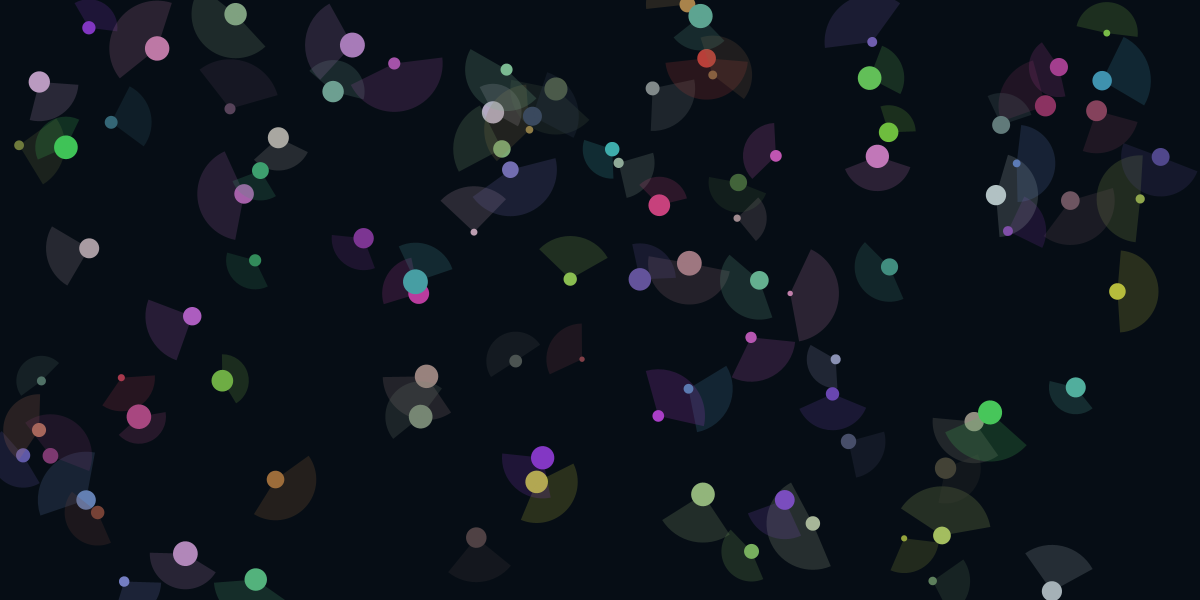
Frame 1 (no input)
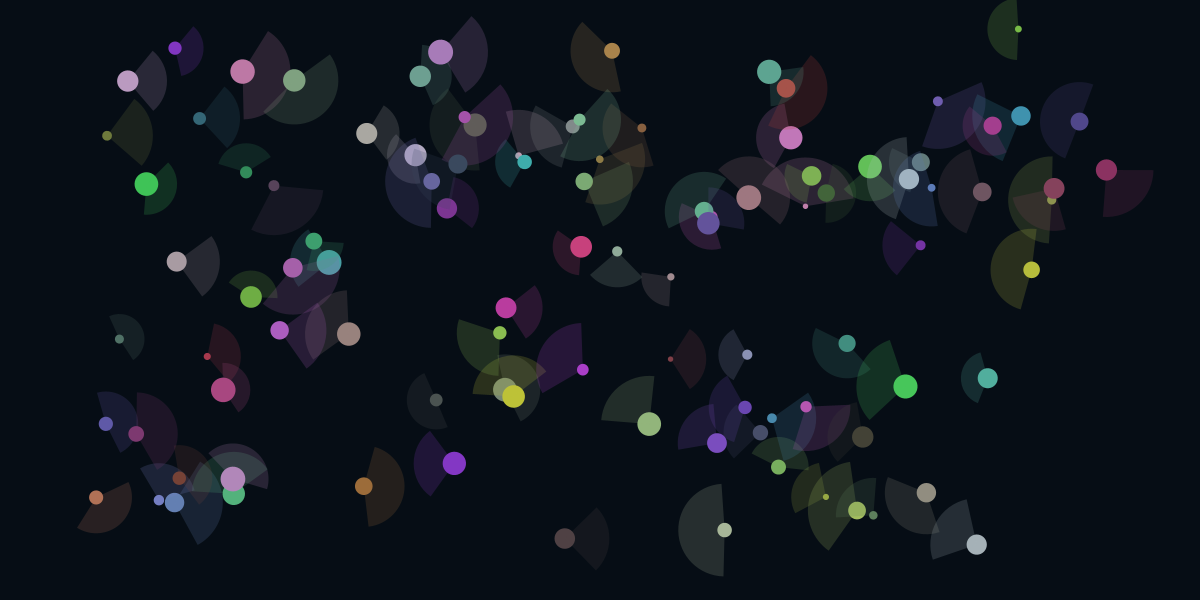
Frame 60 (the mouse pressed at the canvas centre just before this capture)
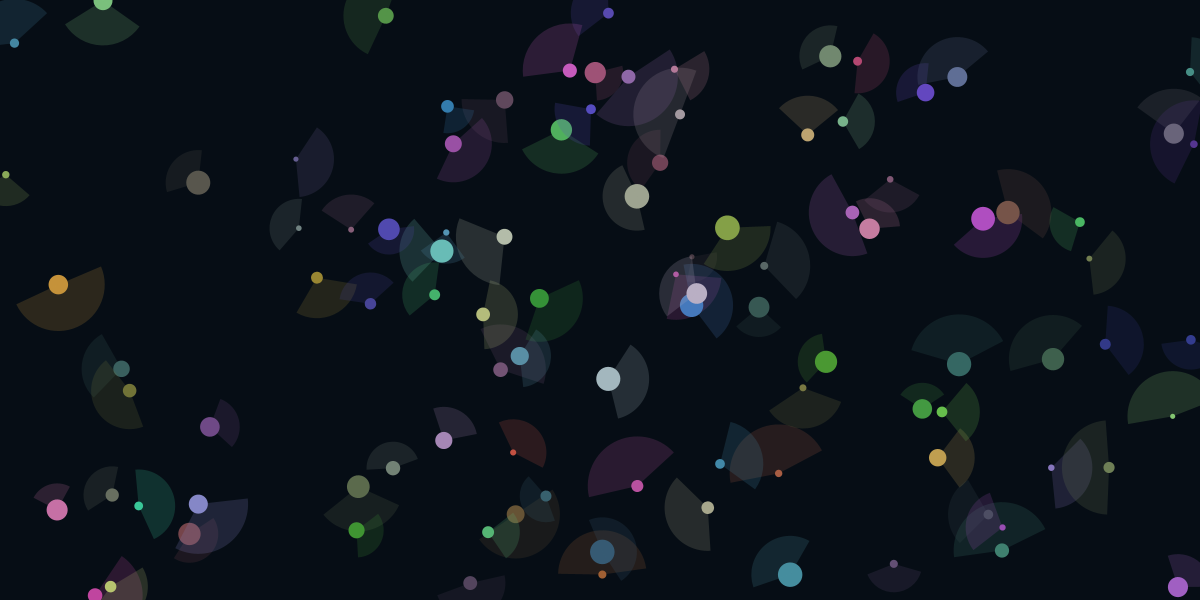
Frame 120 (the mouse held since frame 60 and released just before this capture)

The Processing sketch that drew these frames (run headless with seeded random() and noise(); from frame 60 on, the mouse is pressed at the canvas centre):

// Processing sketch: biomis
// ── biomis.pde
ArrayList<biomi> biomis;
int nBiomis = 100;
float maxSpeed = 5, maxSize = 25;

double dist(PVector p1, PVector p2){
  return dist(p1.x, p1.y, p2.x, p2.y);
}

void addBiomi(ArrayList<biomi> b, float x, float y, color c, float radius, float range, float angle, float size) {
  b.add(new biomi(x, y, c, radius, range, angle, maxSize/size, size));
}

void showBiomis(ArrayList<biomi> bs) {
  for (biomi b : bs) {
    b.show();
  }
}

void updateBiomis(ArrayList<biomi> bs) {
  for (biomi b : bs) {
    b.update();
  }
}

void setup() {
  size(1200, 600);
  biomis = new ArrayList<biomi>();
  for (int i = 0; i < nBiomis; ++i) {
    addBiomi(biomis, random(width), random(height), color(random(50, 200), random(50, 200), random(50, 200)), random(50, 100), random(45, 90), radians(random(360)), random(5, 25));
  }
}

void draw() {
  background(#060D15);
  showBiomis(biomis);
  updateBiomis(biomis);
  
  if(mousePressed) setup();
}

// ── biomi.pde
class biomi {
  PVector pos, vel, acc;
  PVector dPos;
  color c;

  float radius, angle, range;
  float curveFactor;
  float size;
  
  ArrayList<PVector> trail;

  biomi(float x, float y, color c, float radius, float range, float angle, float curveFactor, float size) {
    pos = new PVector(x, y);
    vel = new PVector(0, 0);
    this.c = c;
    this.radius = radius;
    this.range = range;
    this.curveFactor = curveFactor;
    this.angle = angle;
    this.size = size;
    dPos = new PVector(x, y);

    trail = new ArrayList<PVector>();

    for (int i = 0; i < 10; ++i) {
      trail.add(pos);
    }
  }


  void update() {
    if (dist(dPos, pos) < 10) {
      dPos = new PVector(random(width), random(height));
    }

    acc = new PVector(dPos.x-pos.x, dPos.y-pos.y);
    acc.mult(.05/acc.mag());
    vel.add(acc);
    vel.limit(maxSpeed);
    angle += vel.heading()-angle;
    if (pos.x+vel.x > width+50) {
      pos.x = -100;
    } else if (pos.x+vel.x < -50) {
      pos.x = width+50;
    } else {
      pos.x += vel.x;
    }
    
    if (pos.y+vel.y > height+50) {
      pos.y = -100;
    } else if (pos.y+vel.y < -50) {
      pos.y = height+50;
    } else {
      pos.y += vel.y;
    }

    /*for (int i = 0; i < trail.size(); ++i) {
      if (i+1< trail.size()) trail.set(i, trail.get(i+1));
      else trail.set(i, new PVector(pos.x, pos.y));
    }*/
  }

  void show() {
    pushMatrix();
    translate(pos.x, pos.y);
    rotate(angle);
    noStroke();
    fill(c);
    ellipse(0, 0, size, size);
    fill(c, 50);
    arc(0, 0, radius, radius, radians(angle-range), radians(angle+range));
    popMatrix();
  }
}
